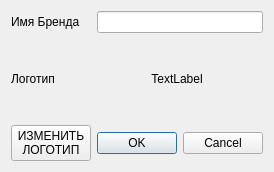
<?xml version="1.0" encoding="UTF-8"?>
<ui version="4.0">
 <class>AddBrandCarDialog</class>
 <widget class="QDialog" name="AddBrandCarDialog">
  <property name="geometry">
   <rect>
    <x>0</x>
    <y>0</y>
    <width>272</width>
    <height>172</height>
   </rect>
  </property>
  <property name="sizePolicy">
   <sizepolicy hsizetype="Expanding" vsizetype="Expanding">
    <horstretch>0</horstretch>
    <verstretch>0</verstretch>
   </sizepolicy>
  </property>
  <property name="windowTitle">
   <string>ДОБАВИТЬ МАРКУ АВТОМОБИЛЯ</string>
  </property>
  <layout class="QGridLayout" name="gridLayout">
   <item row="0" column="0">
    <layout class="QGridLayout" name="gridLayout_2">
     <item row="1" column="0">
      <widget class="QLabel" name="label_2">
       <property name="text">
        <string>Логотип</string>
       </property>
      </widget>
     </item>
     <item row="0" column="0">
      <widget class="QLabel" name="label">
       <property name="sizePolicy">
        <sizepolicy hsizetype="Maximum" vsizetype="Preferred">
         <horstretch>0</horstretch>
         <verstretch>0</verstretch>
        </sizepolicy>
       </property>
       <property name="text">
        <string>Имя Бренда</string>
       </property>
      </widget>
     </item>
     <item row="1" column="1">
      <widget class="QLabel" name="labelLogo">
       <property name="sizePolicy">
        <sizepolicy hsizetype="Expanding" vsizetype="Expanding">
         <horstretch>0</horstretch>
         <verstretch>0</verstretch>
        </sizepolicy>
       </property>
       <property name="text">
        <string>TextLabel</string>
       </property>
       <property name="alignment">
        <set>Qt::AlignCenter</set>
       </property>
      </widget>
     </item>
     <item row="0" column="1" colspan="2">
      <widget class="QLineEdit" name="lineEditBrand"/>
     </item>
     <item row="2" column="1" colspan="2">
      <widget class="QDialogButtonBox" name="buttonBox">
       <property name="orientation">
        <enum>Qt::Horizontal</enum>
       </property>
       <property name="standardButtons">
        <set>QDialogButtonBox::Cancel|QDialogButtonBox::Ok</set>
       </property>
      </widget>
     </item>
     <item row="2" column="0">
      <widget class="QPushButton" name="pushButtonChangeLogo">
       <property name="sizePolicy">
        <sizepolicy hsizetype="Preferred" vsizetype="Fixed">
         <horstretch>0</horstretch>
         <verstretch>0</verstretch>
        </sizepolicy>
       </property>
       <property name="text">
        <string>ИЗМЕНИТЬ
ЛОГОТИП</string>
       </property>
      </widget>
     </item>
    </layout>
   </item>
  </layout>
 </widget>
 <resources/>
 <connections>
  <connection>
   <sender>buttonBox</sender>
   <signal>accepted()</signal>
   <receiver>AddBrandCarDialog</receiver>
   <slot>accept()</slot>
   <hints>
    <hint type="sourcelabel">
     <x>248</x>
     <y>254</y>
    </hint>
    <hint type="destinationlabel">
     <x>157</x>
     <y>274</y>
    </hint>
   </hints>
  </connection>
  <connection>
   <sender>buttonBox</sender>
   <signal>rejected()</signal>
   <receiver>AddBrandCarDialog</receiver>
   <slot>reject()</slot>
   <hints>
    <hint type="sourcelabel">
     <x>316</x>
     <y>260</y>
    </hint>
    <hint type="destinationlabel">
     <x>286</x>
     <y>274</y>
    </hint>
   </hints>
  </connection>
 </connections>
</ui>
